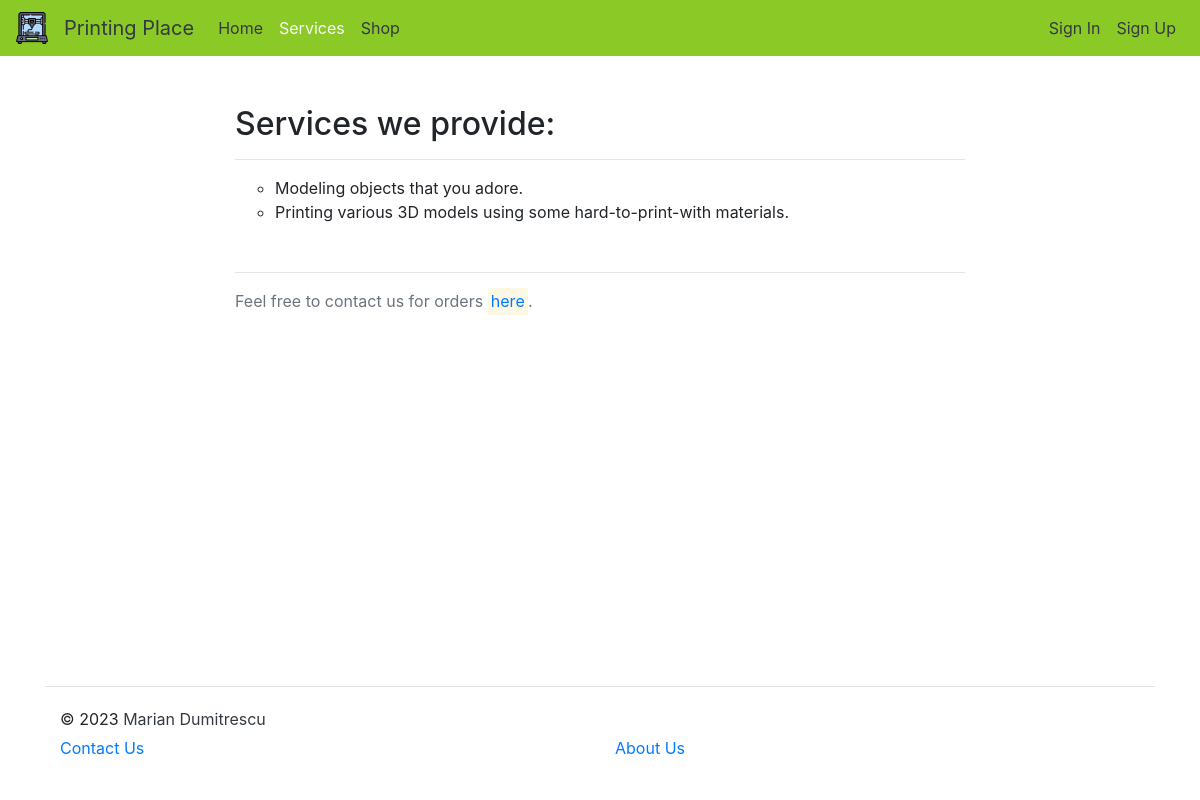
Page /services/ on the committed database.
### flask_shop/models.py (models this page shows, shortened)
class Service(db.Model):
    id = db.Column(db.Integer, primary_key = True)
    service_provided = db.Column(db.String(120), unique = True, nullable = False)

### flask_shop/routes.py (the view)
@app.route("/services/")
def services():
    services_provided = Service.query.all()
    return render_template('services.html', s=services_provided)

### flask_shop/templates/services.html (shortened to what this page needs)
{% extends 'base.html' %}
{% block body %}
<div class="h2">Services we provide:</div>
<hr>
<ul class="mt-3 mb-5" style="list-style-type: circle;">
    {% if s %}
        {% for service in s %}
        <li> {{ service.service_provided }} </li>
        {% endfor %}
    {% else %}
        <li class="text-warning">No services added.</li>
    {% endif %}
</ul>
<hr>
<div class="text-muted">Feel free to contact us for orders <a class="mark" href="{{url_for('contact')}}">here</a>.</div>
{% endblock %}

### flask_shop/static/main.css (style rules this page uses)
body { display: flex; min-height: 100vh; flex-direction: column; }

### rows in the picture
Service: service_provided "Modeling objects that you adore."
Service: service_provided "Printing various 3D models using some hard-to-print-with materials."
